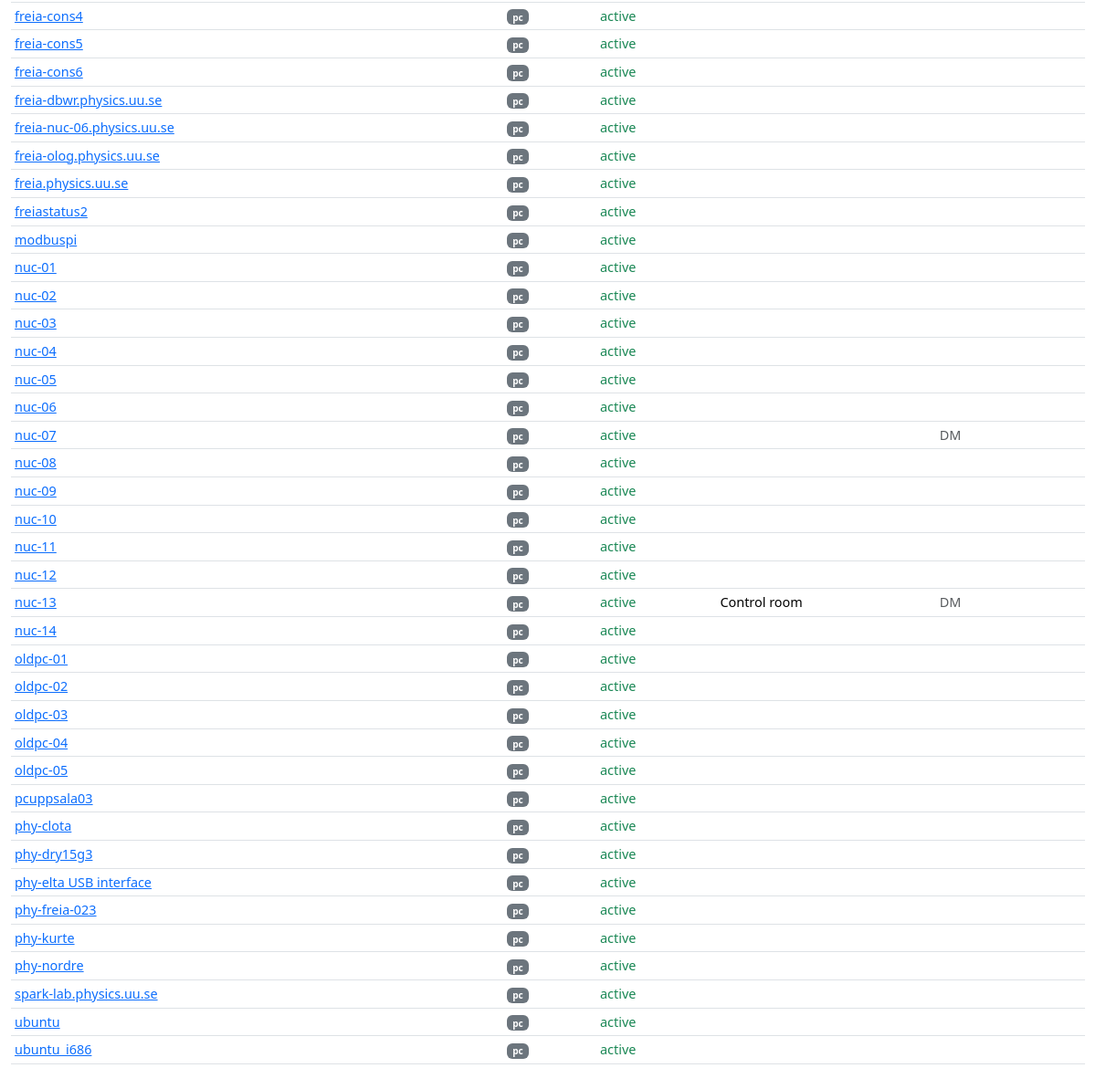
The app's page /devices?kind=pc (lower part), older data.
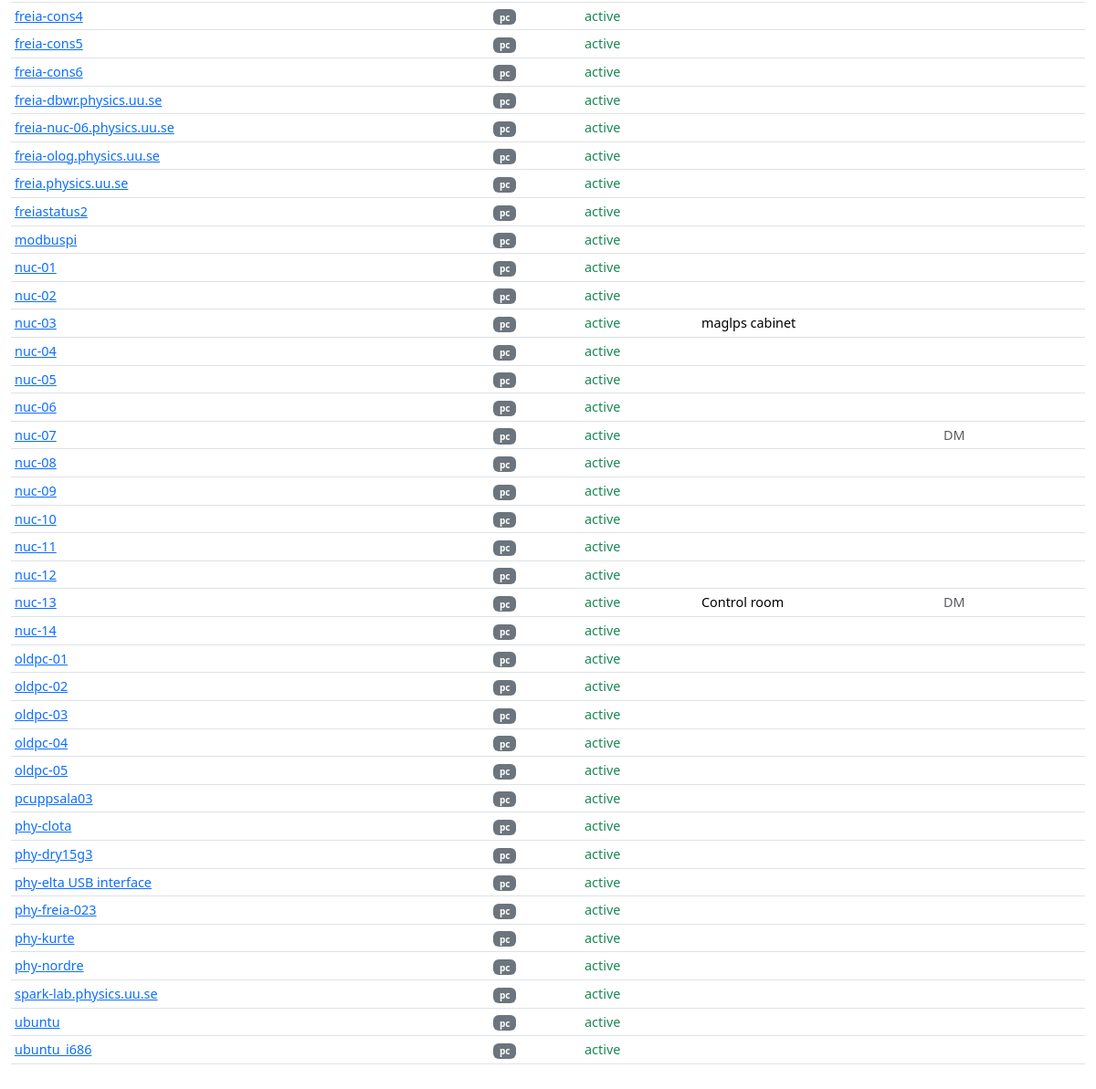
The same page, newer data.
### tables this page shows
CREATE TABLE "device" (
    id INTEGER PRIMARY KEY,
    hostname TEXT UNIQUE,
    kind TEXT NOT NULL,
    vendor_model TEXT,
    os TEXT,
    serial TEXT,
    location_id INTEGER REFERENCES location(id),
    owner TEXT,
    purpose TEXT,
    status TEXT NOT NULL DEFAULT 'active' CHECK(status IN (
        'active','spare','loan','disconnected','retired','planned'
    )),
    notes TEXT,
    vm_host_id INTEGER REFERENCES device(id)
);

CREATE TABLE location (
    id INTEGER PRIMARY KEY,
    name TEXT UNIQUE NOT NULL,          -- 'Control room', 'FREIA hall', 'Room 30107'
    building TEXT,
    rack TEXT,
    notes TEXT
);

### app.py (the view)
@app.route('/devices')
def devices():
    kind   = request.args.get('kind', '')
    status = request.args.get('status', 'active')
    q      = request.args.get('q', '').strip()
    sql = """
        SELECT d.id, d.hostname, d.kind, d.status, d.purpose,
               l.name as location
        FROM device d LEFT JOIN location l ON l.id = d.location_id
        WHERE 1=1
    """
    args = []
    if kind:
        sql += " AND d.kind = ?"; args.append(kind)
    if status:
        sql += " AND d.status = ?"; args.append(status)
    if q:
        sql += """ AND (d.hostname LIKE ? OR d.purpose LIKE ? OR d.notes LIKE ?
                       OR EXISTS (SELECT 1 FROM iface WHERE device_id=d.id AND ip LIKE ?)
                       OR EXISTS (SELECT 1 FROM iface WHERE device_id=d.id AND mac LIKE ?))"""
        args += [f'%{q}%', f'%{q}%', f'%{q}%', f'%{q}%', f'%{q}%']
    sql += " ORDER BY d.hostname"
    devs = query(sql, args)
    return render_template('devices.html', devices=devs,
        kinds=device_kinds(), statuses=device_statuses(),
        sel_kind=kind, sel_status=status, q=q)

### app.py (called while the page is built)
def get_enum(category):
    try:
        rows = query("SELECT value FROM enum_value WHERE category=? ORDER BY value", (category,))
        return [r['value'] for r in rows]
    except Exception:
        return []

def device_kinds():    return get_enum('device_kind')

def device_statuses(): return get_enum('device_status')

def get_db():
    db = getattr(g, '_database', None)
    if db is None:
        db = g._database = sqlite3.connect(LABNET_PATH)
        db.row_factory = sqlite3.Row
        db.execute('PRAGMA foreign_keys = ON')
    return db

def query(sql, args=(), one=False):
    cur = get_db().execute(sql, args)
    rv = cur.fetchall()
    return (rv[0] if rv else None) if one else rv

### templates/devices.html (shortened to what this page needs)
{% extends "base.html" %}
{% block content %}
<table class="table table-sm table-hover">
  <tbody>
    {% for d in devices %}
    <tr>
      <td><a href="/device/{{ d['id'] }}">{{ d['hostname'] }}</a></td>
      <td><span class="badge bg-secondary kind-badge">{{ d['kind'] }}</span></td>
      <td>
        {% if d['status'] == 'active' %}<span class="text-success">active</span>
        {% elif d['status'] == 'retired' %}<span class="text-muted">retired</span>
        {% elif d['status'] == 'disconnected' %}<span class="text-warning">disconnected</span>
        {% else %}{{ d['status'] }}{% endif %}
      </td>
      <td>{{ d['location'] or '' }}</td>
      <td class="text-muted">{{ d['purpose'] or '' }}</td>
    </tr>
    {% else %}
    <tr><td colspan="5" class="text-center text-muted">No devices found</td></tr>
    {% endfor %}
  </tbody>
</table>
{% endblock %}

Row changes from the older to the newer data that the page shows:
changed device "nuc-03": name (not shown) → "maglps cabinet"
